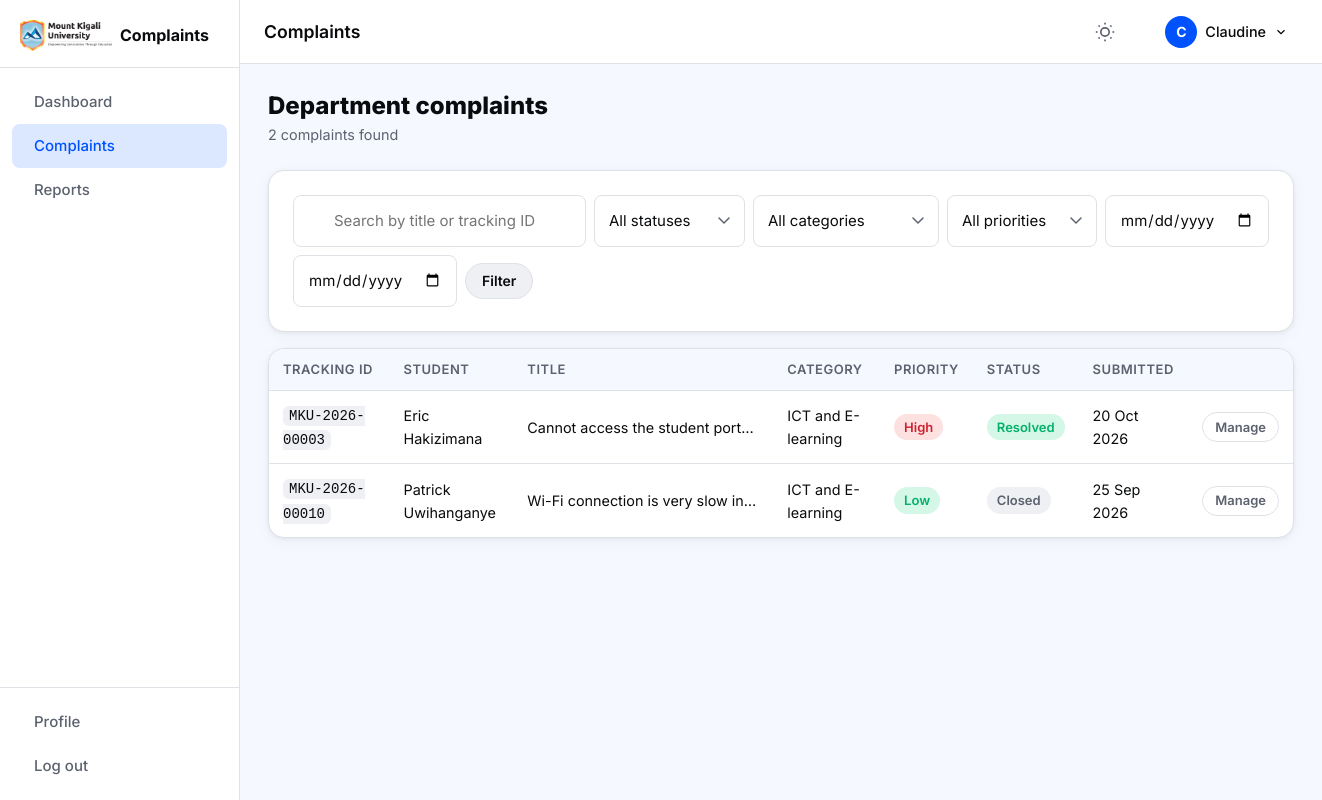
The app's page /staff/complaints.php (signed in) with its own data.
### tables this page shows
CREATE TABLE `complaints` (
    `id`            INT UNSIGNED NOT NULL AUTO_INCREMENT,
    `tracking_id`   VARCHAR(20)  NOT NULL,
    `student_id`    INT UNSIGNED NOT NULL,
    `is_anonymous`  TINYINT(1)   NOT NULL DEFAULT 0,
    `category`      ENUM(
                        'Academic',
                        'Fees and Finance',
                        'Exams and Results',
                        'Accommodation',
                        'ICT and E-learning',
                        'Library',
                        'Staff Conduct',
                        'Other'
                    ) NOT NULL,
    `title`         VARCHAR(200) NOT NULL,
    `description`   TEXT NOT NULL,
    `priority`      ENUM('Low','Medium','High') NOT NULL DEFAULT 'Low',
    `department_id` INT UNSIGNED DEFAULT NULL,
    `assigned_to`   INT UNSIGNED DEFAULT NULL,
    `status`        ENUM(
                        'Submitted',
                        'Under Review',
                        'In Progress',
                        'Resolved',
                        'Closed',
                        'Rejected',
                        'Escalated'
                    ) NOT NULL DEFAULT 'Submitted',
    `rating`        TINYINT UNSIGNED DEFAULT NULL COMMENT '1-5 student satisfaction after resolution',
    `created_at`    DATETIME NOT NULL DEFAULT CURRENT_TIMESTAMP,
    `updated_at`    DATETIME NOT NULL DEFAULT CURRENT_TIMESTAMP ON UPDATE CURRENT_TIMESTAMP,
    PRIMARY KEY (`id`),
    UNIQUE KEY `uq_tracking_id` (`tracking_id`),
    KEY `idx_student_id`        (`student_id`),
    KEY `idx_status`            (`status`),
    KEY `idx_department_id`     (`department_id`),
    KEY `idx_assigned_to`       (`assigned_to`),
    KEY `idx_created_at`        (`created_at`),
    CONSTRAINT `fk_complaints_student`
        FOREIGN KEY (`student_id`) REFERENCES `users` (`id`)
        ON DELETE CASCADE ON UPDATE CASCADE,
    CONSTRAINT `fk_complaints_department`
        FOREIGN KEY (`department_id`) REFERENCES `departments` (`id`)
        ON DELETE SET NULL ON UPDATE CASCADE,
    CONSTRAINT `fk_complaints_assigned`
        FOREIGN KEY (`assigned_to`) REFERENCES `users` (`id`)
        ON DELETE SET NULL ON UPDATE CASCADE
);

CREATE TABLE `users` (
    `id`              INT UNSIGNED NOT NULL AUTO_INCREMENT,
    `reg_number`      VARCHAR(20)  DEFAULT NULL,
    `full_name`       VARCHAR(100) NOT NULL,
    `email`           VARCHAR(150) NOT NULL,
    `phone`           VARCHAR(20)  DEFAULT NULL,
    `faculty`         VARCHAR(100) DEFAULT NULL,
    `role`            ENUM('student','staff','admin') NOT NULL DEFAULT 'student',
    `department_id`   INT UNSIGNED DEFAULT NULL,
    `password_hash`   VARCHAR(255) NOT NULL,
    `failed_attempts` TINYINT UNSIGNED NOT NULL DEFAULT 0,
    `locked_until`    DATETIME DEFAULT NULL,
    `is_active`       TINYINT(1) NOT NULL DEFAULT 1,
    `created_at`      DATETIME NOT NULL DEFAULT CURRENT_TIMESTAMP,
    PRIMARY KEY (`id`),
    UNIQUE KEY `uq_email`      (`email`),
    UNIQUE KEY `uq_reg_number` (`reg_number`),
    KEY `idx_role`             (`role`),
    KEY `idx_department_id`    (`department_id`),
    CONSTRAINT `fk_users_department`
        FOREIGN KEY (`department_id`) REFERENCES `departments` (`id`)
        ON DELETE SET NULL ON UPDATE CASCADE
);

### includes/functions.php (called while the page is built, shortened)
<?php
function e(string $value): string {
    return htmlspecialchars($value, ENT_QUOTES | ENT_SUBSTITUTE, 'UTF-8');
}
function status_badge_class(string $status): string {
    return match ($status) {
        'Submitted'    => 'blue',
        'Under Review' => 'yellow',
        'In Progress'  => 'orange',
        'Resolved'     => 'green',
        'Closed'       => 'grey',
        'Rejected'     => 'red',
        'Escalated'    => 'purple',
        default        => 'grey',
    };
}
function priority_badge_class(string $priority): string {
    return match ($priority) {
        'High'   => 'red',
        'Medium' => 'orange',
        'Low'    => 'green',
        default  => 'grey',
    };
}

### staff/complaints.php (the view, shortened to what this page needs)
<?php
require_once dirname(__DIR__) . '/includes/functions.php';
$pdo  = get_db();
$user = get_logged_in_user();
$dept = (int)($user['department_id'] ?? 0);
$search    = trim($_GET['search']    ?? '');
$date_from = trim($_GET['date_from'] ?? '');
$date_to   = trim($_GET['date_to']   ?? '');
$page_num  = max(1, (int)($_GET['page'] ?? 1));
$per_page  = 15;
$where  = ['c.department_id = ?'];
$params = [$dept];
$where_sql = 'WHERE ' . implode(' AND ', $where);
$count_stmt = $pdo->prepare("SELECT COUNT(*) FROM complaints c {$where_sql}");
$count_stmt->execute($params);
$total = (int) $count_stmt->fetchColumn();
$pag   = paginate($total, $per_page, $page_num);
$list_stmt = $pdo->prepare(
    "SELECT c.id, c.tracking_id, c.title, c.category, c.status, c.priority,
            c.is_anonymous, c.created_at, u.full_name AS student_name
     FROM complaints c
     JOIN users u ON u.id = c.student_id
     {$where_sql}
     ORDER BY c.created_at DESC
     LIMIT ? OFFSET ?"
);
$p2 = $params;
$p2[] = $per_page;
$p2[] = $pag['offset'];
$list_stmt->execute($p2);
$complaints = $list_stmt->fetchAll();
include dirname(__DIR__) . '/includes/header.php';
?>
<div class="page-header">
  <div>
    <h2 class="page-title">Department complaints</h2>
    <p class="page-subtitle"><?= $total ?> complaint<?= $total !== 1 ? 's' : '' ?> found</p>
  </div>
</div>
<div class="filters-bar card">
  <form method="GET" action="" class="filters-bar__form filters-bar__form--wrap">
    <div class="filters-bar__search">
      <input type="text" name="search" class="form-input filters-bar__input"
             placeholder="Search by title or tracking ID"
             value="<?= e($search) ?>" aria-label="Search complaints">
    </div>
    <select name="status" class="form-input form-select filters-bar__select" aria-label="Filter by status">
      <option value="">All statuses</option>
    </select>
    <select name="category" class="form-input form-select filters-bar__select" aria-label="Filter by category">
      <option value="">All categories</option>
    </select>
    <select name="priority" class="form-input form-select filters-bar__select" aria-label="Filter by priority">
      <option value="">All priorities</option>
    </select>
    <input type="date" name="date_from" class="form-input filters-bar__date"
           value="<?= e($date_from) ?>" aria-label="From date">
    <input type="date" name="date_to" class="form-input filters-bar__date"
           value="<?= e($date_to) ?>" aria-label="To date">
    <button type="submit" class="btn btn--secondary btn--sm"><?= icon('filter') ?> Filter</button>
  </form>
</div>
<?php if (empty($complaints)): ?>
  <div class="empty-state card">
    <?= icon('file-text') ?>
    <h4>No complaints found</h4>
    <p>Try adjusting your filters or check back later.</p>
  </div>
<?php else: ?>
  <div class="card table-card">
    <div class="table-wrap">
      <table class="table">
        <thead>
          <tr>
            <th scope="col">Tracking ID</th>
            <th scope="col">Student</th>
            <th scope="col">Title</th>
            <th scope="col">Category</th>
            <th scope="col">Priority</th>
            <th scope="col">Status</th>
            <th scope="col">Submitted</th>
            <th scope="col"><span class="sr-only">Action</span></th>
          </tr>
        </thead>
        <tbody>
          <?php foreach ($complaints as $c): ?>
          <tr>
            <td><code class="tracking-id"><?= e($c['tracking_id']) ?></code></td>
            <td><?= $c['is_anonymous'] ? '<em>Anonymous</em>' : e($c['student_name']) ?></td>
            <td class="table__title"><?= e($c['title']) ?></td>
            <td><?= e($c['category']) ?></td>
            <td><span class="badge badge--<?= priority_badge_class($c['priority']) ?>"><?= e($c['priority']) ?></span></td>
            <td><span class="badge badge--<?= status_badge_class($c['status']) ?>"><?= e($c['status']) ?></span></td>
            <td><?= date('d M Y', strtotime($c['created_at'])) ?></td>
            <td>
              <a href="<?= APP_URL ?>/staff/complaint-details.php?id=<?= (int)$c['id'] ?>"
                 class="btn btn--ghost btn--xs">Manage</a>
            </td>
          </tr>
          <?php endforeach; ?>
        </tbody>
      </table>
    </div>
  </div>
<?php endif; ?>
<?php include dirname(__DIR__) . '/includes/footer.php'; ?>

### assets/css/style.css (style rules this page uses)
:root { --blue: #0052FF; --blue-hover: #0045D8; --blue-light: #dce8ff; --text: #0A0B0D; --text-muted: #5B616E; --surface-1: #F5F8FF; --surface-2: #EEF0F3; --border: #DEE1E6; --success: #05B169; --success-bg: #d4f7e7; --warning: #F4A100; --warning-bg: #fff3d6; --error: #CF202F; --error-bg: #fde0e0; --info-bg: #dce8ff; --white: #ffffff; --shadow: 0 1px 4px rgba(0,0,0,0.06), 0 4px 16px rgba(0,0,0,0.04); --shadow-md: 0 4px 24px rgba(0,0,0,0.10); --radius-sm: 6px; --radius: 8px; --radius-lg: 16px; --radius-pill: 999px; --sidebar-w: 240px; --topbar-h: 64px; --transition: 150ms ease; }
*, *::before, *::after { box-sizing: border-box; margin: 0; padding: 0; }
html { font-size: 16px; scroll-behavior: smooth; }
body { font-family: 'Inter', system-ui, -apple-system, sans-serif; font-size: 1rem; line-height: 1.6; color: var(--text); background: var(--surface-1); -webkit-font-smoothing: antialiased; }
h1, h2, h3, h4, h5, h6 { font-weight: 700; line-height: 1.2; color: var(--text); }
a { color: var(--blue); text-decoration: none; }
button { cursor: pointer; font-family: inherit; }
code { font-family: 'Courier New', monospace; font-size: 0.875rem; }
.tracking-id { font-family: monospace; font-size: 0.875rem; background: var(--surface-2); padding: 2px 6px; border-radius: var(--radius-sm); }
.btn { display: inline-flex; align-items: center; justify-content: center; gap: 7px; font-family: inherit; font-size: 0.9375rem; font-weight: 600; height: 48px; padding: 0 24px; border-radius: var(--radius-pill); border: none; cursor: pointer; transition: background var(--transition), color var(--transition), box-shadow var(--transition); white-space: nowrap; text-decoration: none; position: relative; }
.btn--secondary { background: var(--surface-2); color: var(--text); border: 1px solid var(--border); }
.btn--ghost { background: transparent; color: var(--text-muted); border: 1px solid var(--border); }
.btn--sm { height: 36px; font-size: 0.875rem; padding: 0 16px; }
.btn--xs { height: 30px; font-size: 0.8125rem; padding: 0 12px; }
.form-input { height: 52px; padding: 0 14px; font-size: 0.9375rem; font-family: inherit; color: var(--text); background: var(--white); border: 1px solid var(--border); border-radius: var(--radius); transition: border-color var(--transition), box-shadow var(--transition); appearance: none; }
.form-select { background-repeat: no-repeat; background-position: right 14px center; padding-right: 36px; cursor: pointer; }
.card { background: var(--white); border: 1px solid var(--border); border-radius: var(--radius-lg); box-shadow: var(--shadow); padding: 24px; }
.badge { display: inline-flex; align-items: center; padding: 3px 10px; border-radius: var(--radius-pill); font-size: 0.8125rem; font-weight: 600; white-space: nowrap; }
.badge--green { background: var(--success-bg); color: var(--success); }
.badge--red { background: var(--error-bg); color: var(--error); }
.badge--grey { background: var(--surface-2); color: var(--text-muted); }
.table-wrap { overflow-x: auto; }
.table { width: 100%; border-collapse: collapse; }
.table th { font-size: 0.8125rem; font-weight: 600; text-transform: uppercase; letter-spacing: 0.04em; color: var(--text-muted); padding: 10px 14px; text-align: left; background: var(--surface-1); border-bottom: 1px solid var(--border); white-space: nowrap; position: sticky; top: 0; }
.table td { padding: 12px 14px; border-bottom: 1px solid var(--border); font-size: 0.9rem; color: var(--text); vertical-align: middle; }
.table tbody tr:last-child td { border-bottom: none; }
.table__title { max-width: 260px; overflow: hidden; text-overflow: ellipsis; white-space: nowrap; }
.table-card { padding: 0; overflow: hidden; }
.table-card .table-wrap { border-radius: var(--radius-lg); }
.filters-bar { margin-bottom: 16px; }
.filters-bar__form { display: flex; align-items: center; gap: 8px; flex-wrap: wrap; }
.filters-bar__form--wrap { flex-wrap: wrap; }
.filters-bar__search { position: relative; flex: 1; min-width: 200px; }
.filters-bar__input { padding-left: 40px; width: 100%; }
.filters-bar__select { min-width: 150px; height: 52px; }
.filters-bar__date { height: 52px; min-width: 140px; }
.page-header { display: flex; align-items: flex-start; justify-content: space-between; gap: 16px; margin-bottom: 24px; flex-wrap: wrap; }
.page-title { font-size: 1.5rem; font-weight: 800; }
.page-subtitle { color: var(--text-muted); font-size: 0.9rem; margin-top: 2px; }

### records on screen
complaints: tracking "MKU-2026-00003", student.full_name "Eric Hakizimana", title "Cannot access the student port…", category "ICT and E-learning", priority "High", status "Resolved", created_at "20 Oct 2026"
complaints: tracking "MKU-2026-00010", student.full_name "Patrick Uwihanganye", title "Wi-Fi connection is very slow in…", category "ICT and E-learning", priority "Low", status "Closed", created_at "25 Sep 2026"

### other values on screen
$item['label'] "Dashboard"
$item['label'] "Complaints"
$item['label'] "Reports"
$page_title "Complaints"
substr($current_user['full_name'], 0, 1) "C"
explode(' ', $current_user['full_name'])[0] "Claudine"
$total "2"
